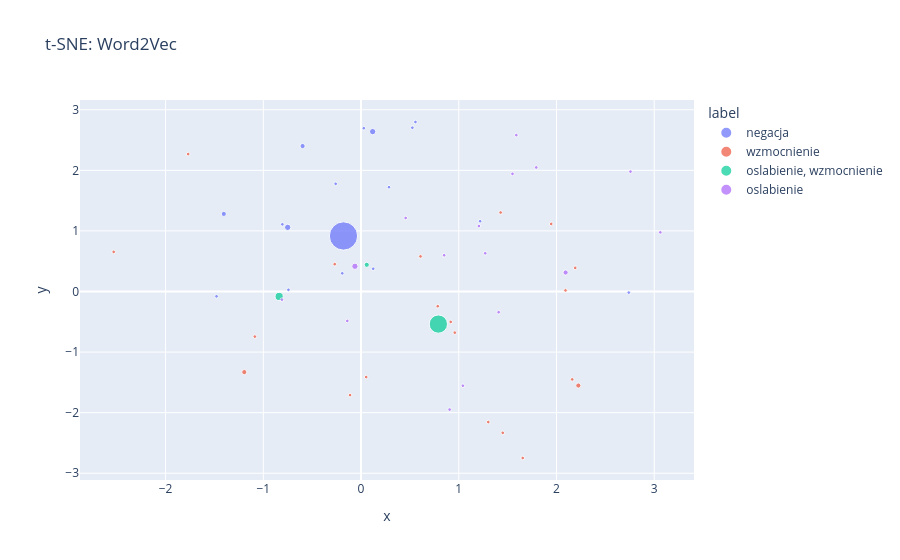

Source (notebook cell):
### Markdown cell above
## 4. Interaktywna wizualizacja t-SNE

Dla każdego modelu wybieramy słowa anotowane w korpusie, pobieramy ich wektory i redukujemy 300 wymiarów do dwóch za pomocą t-SNE. Kolor punktu oznacza etykietę anotacji, a rozmiar odpowiada częstości słowa w anotowanych fragmentach. Wykres Plotly jest interaktywny: po najechaniu na punkt można odczytać słowo, etykietę oraz częstość.

t-SNE zachowuje przede wszystkim lokalne sąsiedztwa. Odległości między odległymi grupami oraz ich kształt należy traktować jakościowo, a nie jako ścisłą miarę podobieństwa.

### Code cell
def tsne_frame(model, name):
    info = annotated.groupby(["word", "label"]).size().reset_index(name="frequency")
    words = [word for word in info.word.unique() if word in model.key_to_index]
    info = info[info.word.isin(words)].groupby("word", as_index=False).agg(label=("label", lambda x: ", ".join(sorted(set(x)))), frequency=("frequency", "sum"))
    coords = TSNE(n_components=2, perplexity=min(30, max(2, len(info) - 1)), random_state=SEED, init="pca").fit_transform(np.vstack([model.get_vector(w) for w in info.word]))
    info[["x", "y"]] = coords
    info["model"] = name
    return info

def interactive_plot(frame):
    return px.scatter(frame, x="x", y="y", color="label", size="frequency", hover_name="word", hover_data={"label": True, "frequency": True, "x": False, "y": False}, title=f"t-SNE: {frame.model.iloc[0]}")

display(interactive_plot(tsne_frame(w2v, "Word2Vec")))

# Zachowujemy wyniki Word2Vec przed zwolnieniem dużego modelu.
w2v_neighbors_snapshot = {
    word: [(item, round(float(score), 4)) for item, score in w2v.most_similar(word, topn=TOP_K)]
    for word in dict.fromkeys(annotated.word)
    if word in w2v.key_to_index
}

### Figure 1 — Plotly figure (JSON) as saved in the notebook; plotly's stock layout.template omitted (floating-point values rounded to 4 significant figures)
{"data": [{"customdata": [["negacja", 1], ["negacja", 2], ["negacja", 1], ["negacja", 1], ["negacja", 3], ["negacja", 1], ["negacja", 1], ["negacja", 1], ["negacja", 1], ["negacja", 60], ["negacja", 1], ["negacja", 3], ["negacja", 1], ["negacja", 1], ["negacja", 1], ["negacja", 1], ["negacja", 2]], "hovertemplate": "<b>%{hovertext}</b><br><br>label=%{customdata[0]}<br>frequency=%{customdata[1]}<extra></extra>", "hovertext": ["ale", "brak", "daleko", "jakiegokolwiek", "mimo", "natomiast", "niby", "nic", "niczego", "nie", "nigdy", "nikt", "od", "pomimo", "zamiast", "żadna", "żadnych"], "legendgroup": "negacja", "marker": {"color": "#636efa", "size": [1, 2, 1, 1, 3, 1, 1, 1, 1, 60, 1, 3, 1, 1, 1, 1, 2], "sizemode": "area", "sizeref": 0.15, "symbol": "circle"}, "mode": "markers", "name": "negacja", "orientation": "v", "showlegend": true, "type": "scatter", "x": [-0.1923, -1.404, 2.74, 0.2862, -0.7504, -0.7429, 1.219, 0.525, 0.5567, -0.1796, -0.2594, 0.119, -1.479, -0.8051, 0.1246, 0.02824, -0.5979], "xaxis": "x", "y": [0.3003, 1.281, -0.01764, 1.722, 1.059, 0.02773, 1.16, 2.704, 2.798, 0.9166, 1.778, 2.639, -0.07936, 1.109, 0.3756, 2.696, 2.401], "yaxis": "y"}, {"customdata": [["wzmocnienie", 1], ["wzmocnienie", 1], ["wzmocnienie", 1], ["wzmocnienie", 1], ["wzmocnienie", 1], ["wzmocnienie", 1], ["wzmocnienie", 1], ["wzmocnienie", 1], ["wzmocnienie", 1], ["wzmocnienie", 1], ["wzmocnienie", 1], ["wzmocnienie", 1], ["wzmocnienie", 1], ["wzmocnienie", 2], ["wzmocnienie", 1], ["wzmocnienie", 1], ["wzmocnienie", 2], ["wzmocnienie", 1], ["wzmocnienie", 1], ["wzmocnienie", 1]], "hovertemplate": "<b>%{hovertext}</b><br><br>label=%{customdata[0]}<br>frequency=%{customdata[1]}<extra></extra>", "hovertext": ["bardziej", "części", "dobitnie", "dość", "dużej", "dużo", "dużą", "hotel", "jeszcze", "napewno", "nieskazitelnie", "niezwykle", "ogromnym", "pełni", "troszkę", "wielkim", "wielką", "wybitnym", "wysokiej", "zawsze"], "legendgroup": "wzmocnienie", "marker": {"color": "#EF553B", "size": [1, 1, 1, 1, 1, 1, 1, 1, 1, 1, 1, 1, 1, 2, 1, 1, 2, 1, 1, 1], "sizemode": "area", "sizeref": 0.15, "symbol": "circle"}, "mode": "markers", "name": "wzmocnienie", "orientation": "v", "showlegend": true, "type": "scatter", "x": [0.7851, -1.087, 1.946, 0.9178, 0.05271, 2.092, 2.161, -1.769, -0.2691, 1.429, -2.531, 0.9597, 1.302, -1.195, 2.191, 1.45, 2.224, 1.655, -0.1125, 0.6085], "xaxis": "x", "y": [-0.2429, -0.7444, 1.115, -0.5018, -1.412, 0.01824, -1.451, 2.268, 0.4516, 1.304, 0.654, -0.6794, -2.155, -1.33, 0.3901, -2.333, -1.552, -2.748, -1.71, 0.5799], "yaxis": "y"}, {"customdata": [["oslabienie, wzmocnienie", 25], ["oslabienie, wzmocnienie", 2], ["oslabienie, wzmocnienie", 5]], "hovertemplate": "<b>%{hovertext}</b><br><br>label=%{customdata[0]}<br>frequency=%{customdata[1]}<extra></extra>", "hovertext": ["bardzo", "nawet", "w"], "legendgroup": "oslabienie, wzmocnienie", "marker": {"color": "#00cc96", "size": [25, 2, 5], "sizemode": "area", "sizeref": 0.15, "symbol": "circle"}, "mode": "markers", "name": "oslabienie, wzmocnienie", "orientation": "v", "showlegend": true, "type": "scatter", "x": [0.7912, 0.05844, -0.8378], "xaxis": "x", "y": [-0.5372, 0.4412, -0.08175], "yaxis": "y"}, {"customdata": [["oslabienie", 1], ["oslabienie", 1], ["oslabienie", 1], ["oslabienie", 1], ["oslabienie", 1], ["oslabienie", 1], ["oslabienie", 1], ["oslabienie", 1], ["oslabienie", 1], ["oslabienie", 1], ["oslabienie", 1], ["oslabienie", 1], ["oslabienie", 1], ["oslabienie", 2], ["oslabienie", 3], ["oslabienie", 1]], "hovertemplate": "<b>%{hovertext}</b><br><br>label=%{customdata[0]}<br>frequency=%{customdata[1]}<extra></extra>", "hovertext": ["chyba", "jedyne", "maly", "miarę", "minimalnym", "niecałe", "niektórych", "ogólnie", "pewnym", "praktycznie", "raczej", "się", "sumie", "trochę", "tylko", "wydają"], "legendgroup": "oslabienie", "marker": {"color": "#ab63fa", "size": [1, 1, 1, 1, 1, 1, 1, 1, 1, 1, 1, 1, 1, 2, 3, 1], "sizemode": "area", "sizeref": 0.15, "symbol": "circle"}, "mode": "markers", "name": "oslabienie", "orientation": "v", "showlegend": true, "type": "scatter", "x": [1.206, 1.589, 2.757, 1.408, 0.9064, 1.793, -0.1407, 1.271, 1.042, 0.4565, 0.8504, -0.8092, 1.55, 2.093, -0.06248, 3.062], "xaxis": "x", "y": [1.08, 2.582, 1.979, -0.3414, -1.949, 2.048, -0.4857, 0.6313, -1.555, 1.214, 0.5988, -0.1352, 1.942, 0.3137, 0.4164, 0.9766], "yaxis": "y"}], "layout": {"legend": {"itemsizing": "constant", "title": {"text": "label"}, "tracegroupgap": 0}, "title": {"text": "t-SNE: Word2Vec"}, "xaxis": {"anchor": "y", "domain": [0, 1], "title": {"text": "x"}}, "yaxis": {"anchor": "x", "domain": [0, 1], "title": {"text": "y"}}}}
